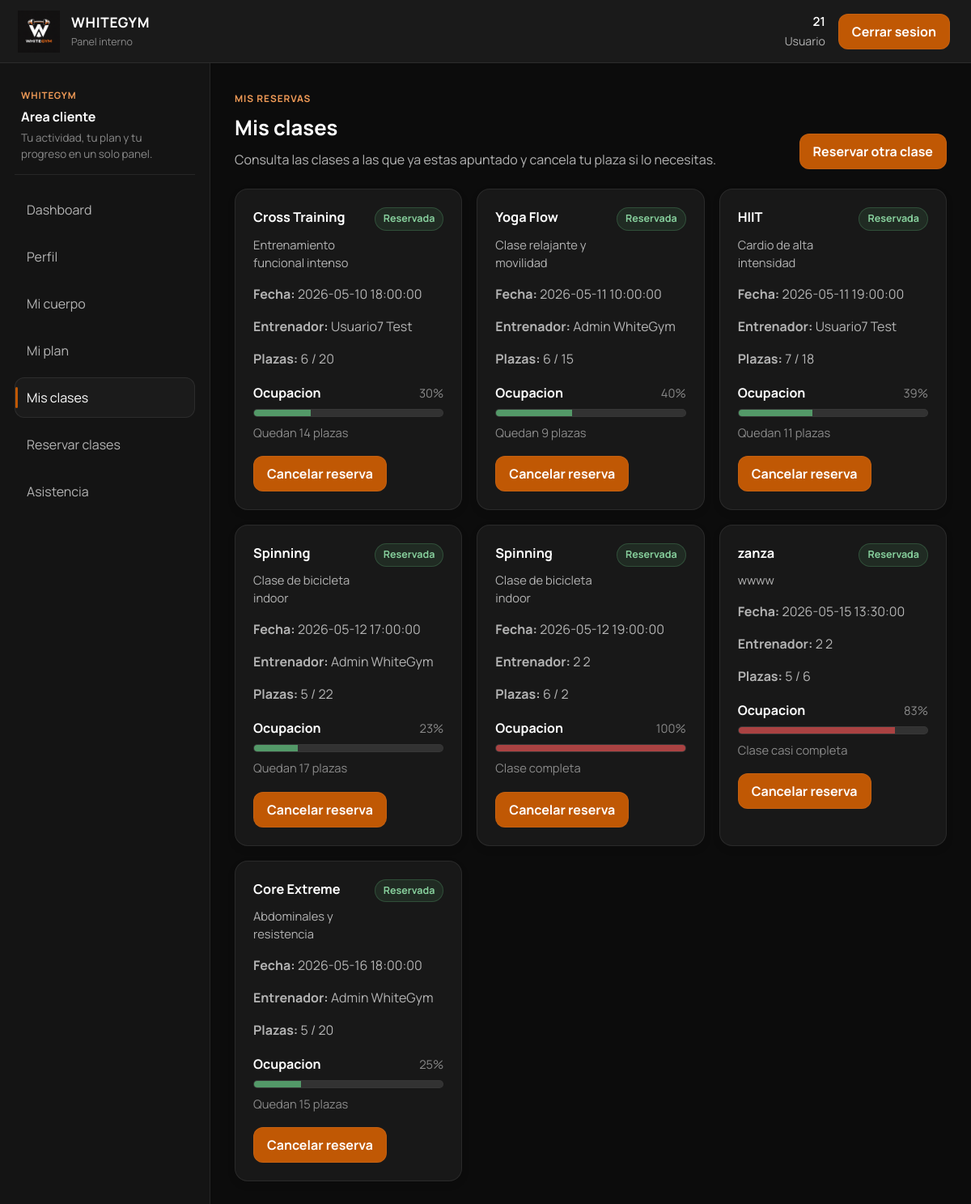
The page /mis_clases.php (signed in) on the database its author committed.
### tables this page shows
CREATE TABLE `clases` (
  `id_clase` int(11) NOT NULL,
  `nombre` varchar(100) NOT NULL,
  `descripcion` text DEFAULT NULL,
  `fecha` datetime NOT NULL,
  `capacidad` int(11) NOT NULL,
  `id_entrenador` int(11) DEFAULT NULL
);

### public/mis_clases.php (the view, shortened to what this page needs)
<?php
require_once __DIR__ . "/../config/conexion.php";
$id_usuario = (int) $_SESSION["id_usuario"];
$mis_clases = [];
$error_clases = false;
$sql = "SELECT c.id_clase,
               c.nombre,
               c.descripcion,
               c.fecha,
               c.capacidad,
               CONCAT(COALESCE(e.nombre, ''), ' ', COALESCE(e.apellidos, '')) AS entrenador,
               COUNT(uc_total.id_usuario_clase) AS plazas_ocupadas
        FROM usuarios_clases uc
        INNER JOIN clases c ON uc.id_clase = c.id_clase
        LEFT JOIN usuarios e ON c.id_entrenador = e.id_usuario
        LEFT JOIN usuarios_clases uc_total ON c.id_clase = uc_total.id_clase
        WHERE uc.id_usuario = ?
        GROUP BY c.id_clase, c.nombre, c.descripcion, c.fecha, c.capacidad, e.nombre, e.apellidos
        ORDER BY c.fecha ASC";
$stmt = $conexion->prepare($sql);
if ($stmt) {
    $stmt->bind_param("i", $id_usuario);
    $stmt->execute();
    $resultado = $stmt->get_result();
    while ($fila = $resultado->fetch_assoc()) {
        $mis_clases[] = $fila;
    }
} else {
    $error_clases = true;
}
?>
<!DOCTYPE html>
<html lang="es">
<head>
    <link rel="stylesheet" href="assets/css/variables.css">
    <link rel="stylesheet" href="assets/css/dashboard.css">
    <link rel="stylesheet" href="assets/css/components.css">
    <link rel="stylesheet" href="assets/css/cliente.css">
</head>
<body>
<?php include __DIR__ . "/includes/topbar.php"; ?>
<div class="dashboard-layout">
    <?php include __DIR__ . "/includes/sidebar_cliente.php"; ?>
    <main class="dashboard-main">
        <div class="page-shell">
            <div class="page-header">
                <div>
                    <span class="eyebrow">Mis reservas</span>
                    <h2>Mis clases</h2>
                    <p>Consulta las clases a las que ya estas apuntado y cancela tu plaza si lo necesitas.</p>
                </div>
                <div class="page-actions">
                    <a href="clases.php" class="btn btn-primary">Reservar otra clase</a>
                </div>
            </div>
            <?php if ($error_clases): ?>
                <p class="notice-error">No se han podido cargar tus clases reservadas.</p>
            <?php elseif (empty($mis_clases)): ?>
                <div class="empty-state">Todavia no tienes clases reservadas.</div>
            <?php else: ?>
                <section class="grid-cards">
                    <?php foreach ($mis_clases as $clase): ?>
                        <?php
                        $entrenador = trim((string) ($clase["entrenador"] ?? ""));
                        $capacidad = (int) ($clase["capacidad"] ?? 0);
                        $ocupadas = (int) ($clase["plazas_ocupadas"] ?? 0);
                        $ocupacion = $capacidad > 0 ? min(100, (int) round(($ocupadas / $capacidad) * 100)) : 0;
                        $plazas_restantes = max(0, $capacidad - $ocupadas);
                        $estado_ocupacion = "low";
                        if ($ocupacion > 80) {
                            $estado_ocupacion = "high";
                        } elseif ($ocupacion > 50) {
                            $estado_ocupacion = "medium";
                        }
                        if ($plazas_restantes === 0) {
                            $texto_plazas = "Clase completa";
                        } elseif ($plazas_restantes <= 2) {
                            $texto_plazas = "Clase casi completa";
                        } else {
                            $texto_plazas = "Quedan " . $plazas_restantes . " plazas";
                        }
                        ?>
                        <article class="card">
                            <div class="panel-header">
                                <div>
                                    <h3><?php echo htmlspecialchars($clase["nombre"] ?? ""); ?></h3>
                                    <p><?php echo htmlspecialchars($clase["descripcion"] ?? ""); ?></p>
                                </div>
                                <span class="status-pill status-ok">Reservada</span>
                            </div>
                            <div class="class-card-meta">
                                <p><strong>Fecha:</strong> <?php echo htmlspecialchars($clase["fecha"] ?? ""); ?></p>
                                <p><strong>Entrenador:</strong> <?php echo htmlspecialchars($entrenador !== "" ? $entrenador : "Sin asignar"); ?></p>
                                <p><strong>Plazas:</strong> <?php echo $ocupadas; ?> / <?php echo $capacidad; ?></p>
                            </div>
                            <div class="class-occupancy">
                                <div class="class-occupancy-head">
                                    <strong>Ocupacion</strong>
                                    <span><?php echo $ocupacion; ?>%</span>
                                </div>
                                <progress class="class-occupancy-bar occupancy-<?php echo $estado_ocupacion; ?>" max="100" value="<?php echo $ocupacion; ?>">
                                </progress>
                                <p class="class-occupancy-copy"><?php echo htmlspecialchars($texto_plazas); ?></p>
                            </div>
                            <form action="../app/controllers/gestionar_clase.php" method="POST" class="inline-actions">
                                <button type="submit" class="btn btn-secondary">Cancelar reserva</button>
                            </form>
                        </article>
                    <?php endforeach; ?>
                </section>
            <?php endif; ?>
        </div>
    </main>
</div>
</body>
</html>

### public/assets/css/variables.css (style rules this page uses)
:root { --font-sans: "Manrope", "Segoe UI", Tahoma, Arial, sans-serif; --color-accent: #c05804; --color-accent-hover: #c76719; --color-accent-soft: #f19b57; --color-ok: #56a26d; --color-error: #b45a5a; --bg: #0c0c0c; --sidebar-bg: #141414; --topbar-bg: #1a1a1a; --panel-bg: #181818; --panel-bg-strong: #171717; --panel-head: #202020; --field-bg: #131313; --button-bg: #1f1f1f; --text: #ffffff; --text-muted: #b4b4b4; --text-subtle: #8a8a8a; --line: rgba(255, 255, 255, 0.08); --line-strong: rgba(255, 255, 255, 0.14); --shadow-soft: 0 4px 10px rgba(0, 0, 0, 0.12); --space-xs: 6px; --space-sm: 8px; --space-md: 10px; --space-lg: 12px; --space-xl: 14px; --space-2xl: 18px; --space-3xl: 22px; --space-4xl: 24px; --space-5xl: 30px; --radius-sm: 12px; --radius-md: 16px; --radius-pill: 999px; --sidebar-width: 260px; --topbar-height: 78px; --content-max: 1320px; --transition: 0.16s ease; --z-topbar: 30; --z-modal: 60; }

### public/assets/css/dashboard.css (style rules this page uses)
html { scroll-behavior: smooth; }
body, .dashboard-layout { min-height: 100vh; }
body { background: var(--bg); color: var(--text); font: 400 1rem/1.5 var(--font-sans); }
a, input, select, textarea, button { font: inherit; }
a { color: var(--text); text-decoration: none; transition: color var(--transition), border-color var(--transition), background-color var(--transition), transform var(--transition), box-shadow var(--transition); }
button { cursor: pointer; }
.dashboard-main { min-height: calc(100vh - var(--topbar-height)); margin: var(--topbar-height) 0 0 var(--sidebar-width); padding: var(--space-5xl); }
.page-shell { max-width: var(--content-max); margin: 0 auto; }
.page-header, .panel-header { display: flex; justify-content: space-between; gap: 14px 18px; }
.page-header { align-items: flex-end; margin-bottom: 24px; }
.panel-header { align-items: flex-start; }
.page-header h2 { margin-bottom: 8px; font-size: clamp(1.6rem, 2vw, 2rem); }
.page-header p { max-width: 760px; color: var(--text-muted); }
.grid-cards, .stats-grid { display: grid; grid-template-columns: repeat(auto-fit, minmax(210px, 1fr)); gap: 18px; margin-bottom: 24px; }
.page-actions, .inline-actions, .table-actions, .quick-links { display: flex; flex-wrap: wrap; gap: 10px; }

### public/assets/css/components.css (style rules this page uses)
﻿ .btn, button, .btn-logout, .badge, .status-pill, .modal-actions, .page-actions, .inline-actions, .table-actions, .quick-links { display: inline-flex; align-items: center; }
.card, .table-wrap, .notice-ok, .notice-error, .empty-state, .list-simple li, .modal { background: var(--panel-bg); }
.eyebrow { display: inline-block; margin-bottom: var(--space-sm); color: var(--color-accent-soft); font-size: 0.74rem; font-weight: 700; letter-spacing: 0.08em; text-transform: uppercase; }
.card { padding: 22px; border: 1px solid var(--line); border-radius: var(--radius-md); box-shadow: var(--shadow-soft); }
.card h3 { margin-bottom: 10px; font-size: 1.02rem; }
.card p + p { margin-top: 8px; }
.panel-header { margin-bottom: 16px; }
.panel-header p, .field label, .muted, .empty-state, tbody td, .modal-meta { color: var(--text-muted); }
.panel-header p, .field label, .modal-meta { font-size: 0.92rem; }
input, select, textarea, .btn, button, .btn-logout { min-height: 44px; color: var(--text); transition: border-color var(--transition), background-color var(--transition), box-shadow var(--transition), transform var(--transition), color var(--transition); }
.btn, button, .btn-logout { width: auto; justify-content: center; padding: 0 16px; background: var(--button-bg); border: 1px solid var(--line-strong); border-radius: var(--radius-sm); font-weight: 700; }
.btn-primary, button[type="submit"], .btn-logout { background: var(--color-accent); border-color: rgba(199, 103, 25, 0.6); }
.btn-secondary { background: transparent; }
.badge, .status-pill { gap: 6px; min-height: 28px; padding: 4px 10px; border: 1px solid var(--line-strong); border-radius: var(--radius-pill); font-size: 0.78rem; font-weight: 700; }
.status-ok { color: #87d09d; background: rgba(86, 162, 109, 0.14); border-color: rgba(86, 162, 109, 0.3); }

### rows shown on the page
clases: nombre "Cross Training", descripcion "Entrenamiento funcional intenso", fecha "2026-05-10 18:00:00", entrenador "Usuario7 Test", ocupadas "6", capacidad "20", ocupacion "30", texto_plazas "Quedan 14 plazas"
clases: nombre "Yoga Flow", descripcion "Clase relajante y movilidad", fecha "2026-05-11 10:00:00", entrenador "Admin WhiteGym", ocupadas "6", capacidad "15", ocupacion "40", texto_plazas "Quedan 9 plazas"
clases: nombre "HIIT", descripcion "Cardio de alta intensidad", fecha "2026-05-11 19:00:00", entrenador "Usuario7 Test", ocupadas "7", capacidad "18", ocupacion "39", texto_plazas "Quedan 11 plazas"
clases: nombre "Spinning", descripcion "Clase de bicicleta indoor", fecha "2026-05-12 17:00:00", entrenador "Admin WhiteGym", ocupadas "5", capacidad "22", ocupacion "23", texto_plazas "Quedan 17 plazas"
clases: nombre "Spinning", descripcion "Clase de bicicleta indoor", fecha "2026-05-12 19:00:00", entrenador "2 2", ocupadas "6", capacidad "2", ocupacion "100", texto_plazas "Clase completa"
clases: nombre "zanza", descripcion "wwww", fecha "2026-05-15 13:30:00", entrenador "2 2", ocupadas "5", capacidad "6", ocupacion "83", texto_plazas "Clase casi completa"
clases: nombre "Core Extreme", descripcion "Abdominales y resistencia", fecha "2026-05-16 18:00:00", entrenador "Admin WhiteGym", ocupadas "5", capacidad "20", ocupacion "25", texto_plazas "Quedan 15 plazas"

### other values the page prints
$nombre_usuario "21"
$rol_usuario "Usuario"
